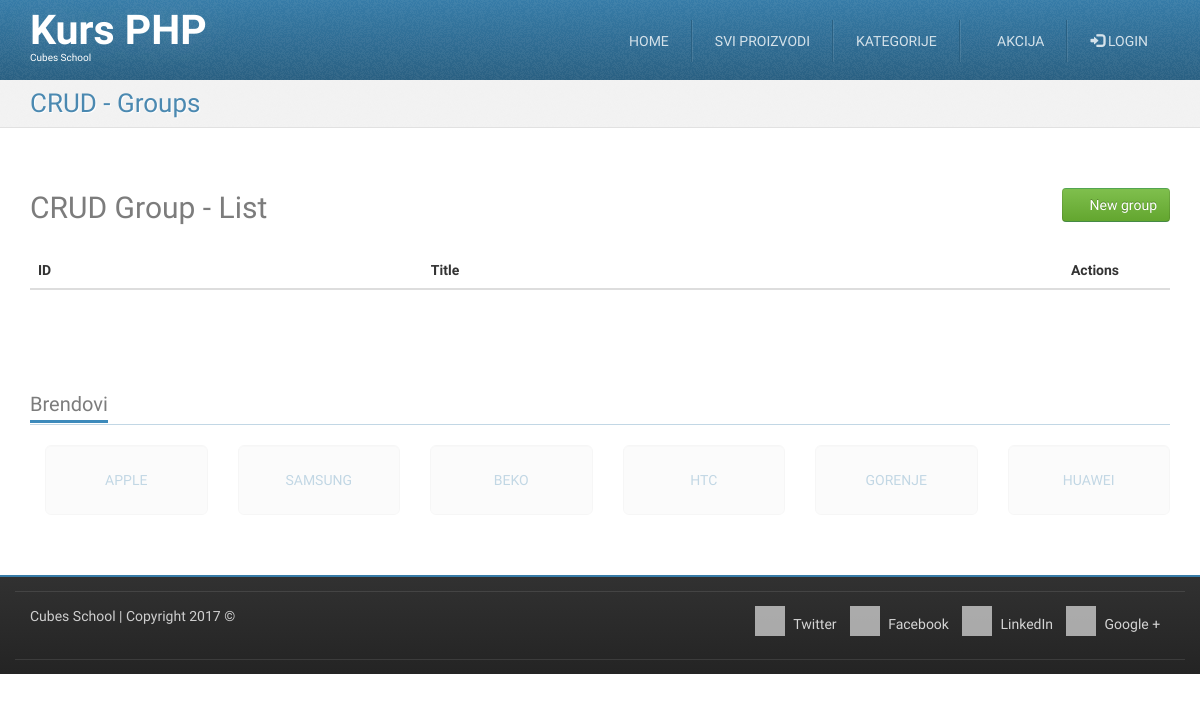
The app's page /crud-group-list.php, older data.
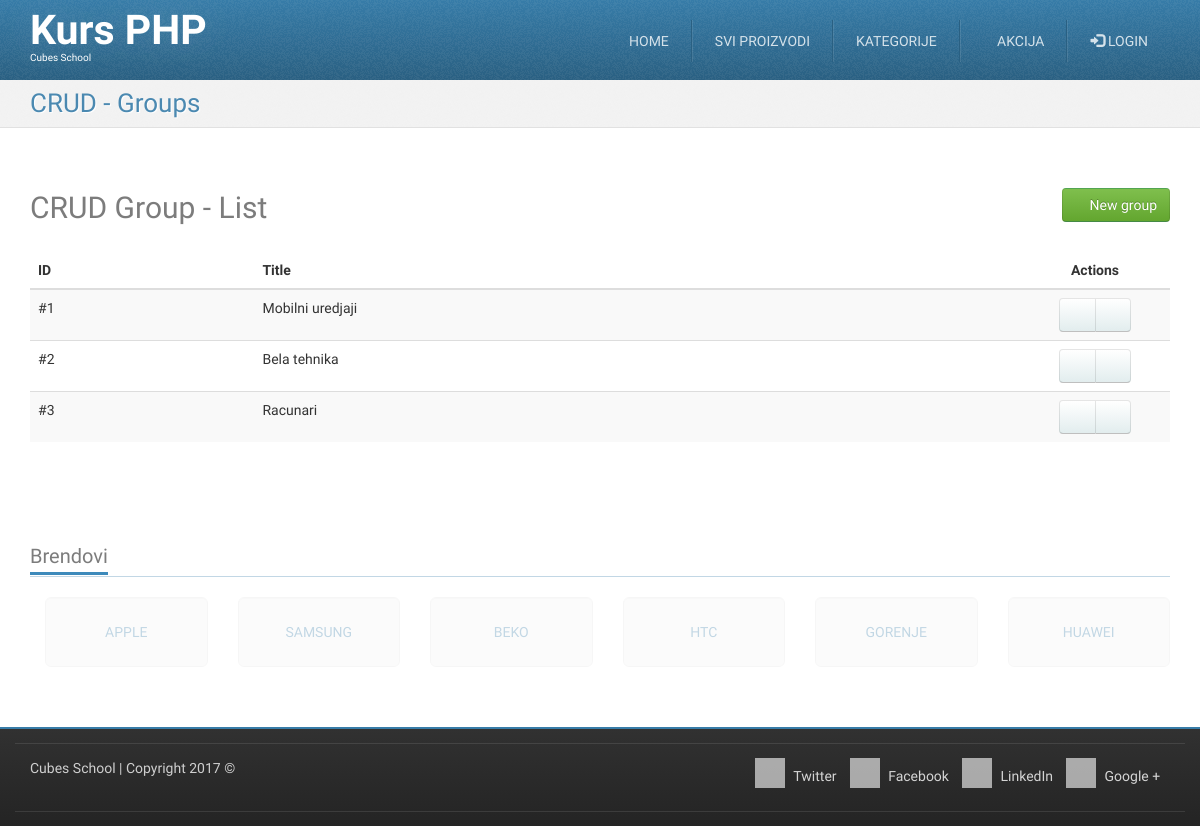
The same page, newer data.
### tables this page shows
CREATE TABLE `groups` (
  `id` int(11) NOT NULL,
  `title` varchar(255) NOT NULL
);

### crud-group-list.php (called while the page is built, shortened)
<?php
require_once __DIR__ . '/models/m_groups.php';
$groups = groupsFetchAll();
require_once __DIR__ . '/views/layout/header.php';
require_once __DIR__ . '/views/templates/t_crud-group-list.php';
require_once __DIR__ . '/views/layout/footer.php';

### models/m_groups.php (called while the page is built, shortened)
<?php
require_once __DIR__ . '/m_database.php';
function groupsFetchAll() {
	$query = "SELECT `groups`.* FROM `groups`";
	return dbFetchAll($query);
}

### models/m_database.php (called while the page is built, shortened)
<?php
function dbGetLink() {
	static $link;
	if (!isset($link)) {
		$link = mysqli_connect('127.0.0.1', 'cubes', 'cubes', 'cubes-php-mysql');
	}
	return $link;
}
function dbQuery($query) {
	$link = dbGetLink();
	$result = mysqli_query($link, $query);
	return $result;
}
function dbFetchAll($query) {
	$result = dbQuery($query);
	return mysqli_fetch_all($result, MYSQLI_ASSOC);
}

### views/templates/t_crud-group-list.php (the view)
<div id="highlighted">
	<div class="container">
		<div class="header">
			<h2 class="page-title">
				<span>CRUD - Groups</span>
			</h2>
		</div>
	</div>
</div>
<div id="content">
	<div class="container portfolio">
		<div class="row">
			<div class="col-md-12">
				<h2>
					CRUD Group - List
                                                      <a href="/crud-brand-insert.php" class="pull-right btn btn-success">
						<i class="fa fa-plus-circle"></i>
						New group
					</a>
				</h2>
			</div>
		</div>
		<div class="row">
			<div class="col-md-12">
				<table class="table table-striped table-hover">
					<thead>
						<tr>
							<th>ID</th>
							<th>Title</th>
							<th class="actions text-center">Actions</th>
						</tr>
					</thead>
					<tbody>
						<?php foreach ($groups as $group) {?>
						<tr>
							<td>
                                                                          #<?php echo htmlspecialchars($group['id']);?>
							</td>
							<td>
                                                                         <?php echo htmlspecialchars($group['title']);?>
							</td>
							<td class="text-center">
								<div class="btn-group">
                                                                                  <a href="/crud-group-edit.php" class="btn btn-default"><i class="fa fa-pencil"></i></a>
									<a href="#" class="btn btn-default"><i class="fa fa-trash"></i></a>
								</div>
							</td>
						</tr>
						<?php }?>
					</tbody>
				</table>
			</div>
		</div>
	</div>
</div>

Row changes from the older to the newer data that the page shows:
added groups: id "1", title "Mobilni uredjaji"
added groups: id "2", title "Bela tehnika"
added groups: id "3", title "Racunari"
